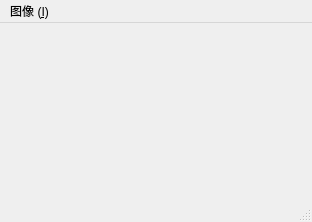
<?xml version="1.0" encoding="UTF-8"?>
<ui version="4.0">
 <class>CalibrationWin</class>
 <widget class="QMainWindow" name="CalibrationWin">
  <property name="geometry">
   <rect>
    <x>0</x>
    <y>0</y>
    <width>312</width>
    <height>222</height>
   </rect>
  </property>
  <property name="windowTitle">
   <string>MainWindow</string>
  </property>
  <widget class="QWidget" name="centralwidget"/>
  <widget class="QMenuBar" name="menubar">
   <property name="geometry">
    <rect>
     <x>0</x>
     <y>0</y>
     <width>312</width>
     <height>23</height>
    </rect>
   </property>
   <widget class="QMenu" name="menu">
    <property name="title">
     <string>图像 (&amp;I)</string>
    </property>
    <addaction name="open_image"/>
    <addaction name="calibration"/>
   </widget>
   <addaction name="menu"/>
  </widget>
  <widget class="QStatusBar" name="statusbar"/>
  <action name="open_image">
   <property name="icon">
    <iconset resource="icons.qrc">
     <normaloff>:/images/images/image.png</normaloff>:/images/images/image.png</iconset>
   </property>
   <property name="text">
    <string>打开图像 (&amp;O)</string>
   </property>
  </action>
  <action name="calibration">
   <property name="icon">
    <iconset resource="icons.qrc">
     <normaloff>:/images/images/tool.png</normaloff>:/images/images/tool.png</iconset>
   </property>
   <property name="text">
    <string>检校 (&amp;C)</string>
   </property>
  </action>
 </widget>
 <resources>
  <include location="icons.qrc"/>
 </resources>
 <connections/>
</ui>
